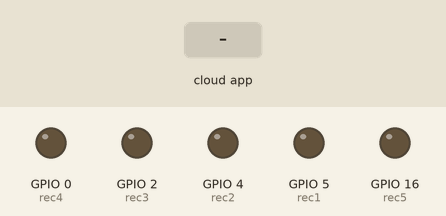
The sketch below on a simulated ESP8266 (NodeMCU). Parts: output pins drawn as LEDs (lit = HIGH). The test bench sets the inputs (shaded band).

Above: at 2.7 s.
2.8 s: the phone or cloud app sets 0 to 1
At 4.5 s:
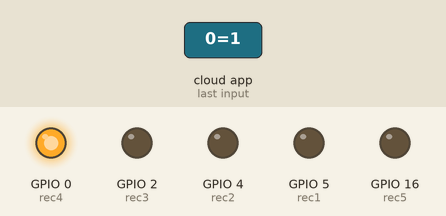
5.0 s: the phone or cloud app sets 16 to 1
At 6.1 s:
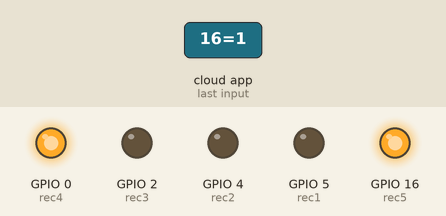
7.0 s: the phone or cloud app sets 2 to 1
At 8.7 s:
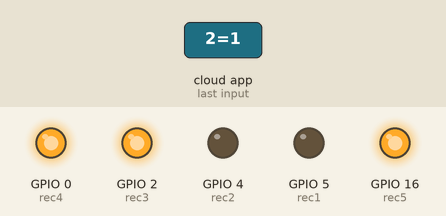
9.0 s: the phone or cloud app sets 4 to 1
At 10.4 s:
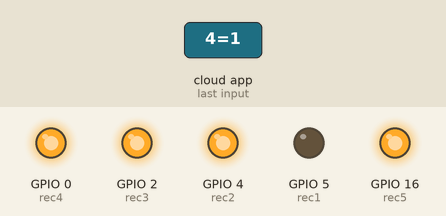
11.0 s: the phone or cloud app sets 5 to 1
At 11.9 s:
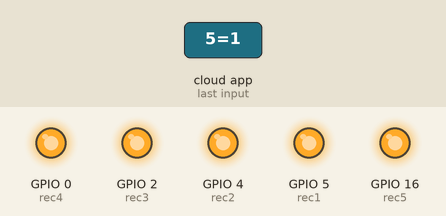
13.0 s: the phone or cloud app sets 0 to 0
At 14.7 s:
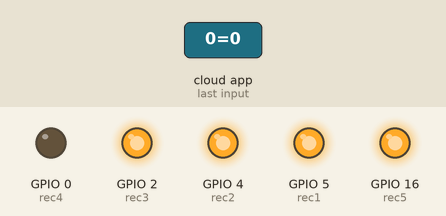
Timing chart, 0 to 16.0 s (numbered marks = the images above; inputs shaded):
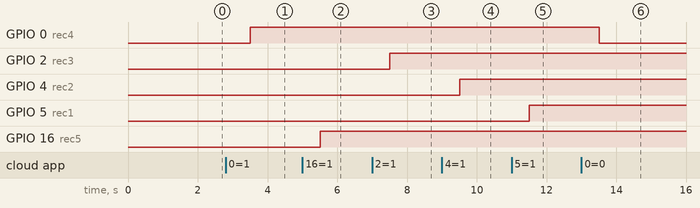

Measured:
- after the input at 2.8 s, GPIO 0 (rec4): LOW → HIGH after 0.70 s
- after the input at 5.0 s, GPIO 16 (rec5): LOW → HIGH after 0.51 s
- after the input at 7.0 s, GPIO 2 (rec3): LOW → HIGH after 0.51 s
- after the input at 9.0 s, GPIO 4 (rec2): LOW → HIGH after 0.51 s
- after the input at 11.0 s, GPIO 5 (rec1): LOW → HIGH after 0.51 s
- after the input at 13.0 s, GPIO 0 (rec4): HIGH → LOW after 0.51 s

The sketch:

NODEMCU.ino
```cpp
//#define CAYENNE_DEBUG
#define CAYENNE_PRINT Serial
#include <CayenneMQTTESP8266.h>

// WiFi network info.
char ssid[] = "";
char wifiPassword[] = "";

// Cayenne authentication info. This should be obtained from the Cayenne Dashboard.
char username[] = "ffa35370-2daf-11e7-9191-35e0db0bb6a6";
char password[] = "ec73d95f6d12ca5f0a0b2e015e6cb50e24094ae5";
char clientID[] = "3d0cd860-d2ac-11e8-810f-075d38a26cc9";


#define VIRTUAL_CHANNELrec1 5
#define rec1 5
#define VIRTUAL_CHANNELrec2 4
#define rec2 4
#define VIRTUAL_CHANNELrec3 2
#define rec3 2
#define VIRTUAL_CHANNELrec4 0
#define rec4 0
#define VIRTUAL_CHANNELrec5 16
#define rec5 16


void setup()
{
  Serial.begin(9600);
  pinMode(rec1, OUTPUT);
  pinMode(rec2, OUTPUT);
  pinMode(rec3, OUTPUT);
  pinMode(rec4, OUTPUT);
  pinMode(rec5, OUTPUT);


  Cayenne.begin(username, password, clientID, ssid, wifiPassword);
}

void loop()
{
  Cayenne.loop();

}

CAYENNE_IN(VIRTUAL_CHANNELrec1)
{
  int valrec1 = getValue.asInt();
  CAYENNE_LOG("Channel %d, pin %d, value %d", VIRTUAL_CHANNELrec1, rec1, valrec1);
  // Write the value received to the digital pin.
  digitalWrite(rec1,valrec1);

 }

 CAYENNE_IN(VIRTUAL_CHANNELrec2)
{
  int valrec2 = getValue.asInt();
  CAYENNE_LOG("Channel %d, pin %d, value %d", VIRTUAL_CHANNELrec2, rec2, valrec2);
  // Write the value received to the digital pin.
  digitalWrite(rec2,valrec2);

 }

 CAYENNE_IN(VIRTUAL_CHANNELrec3)
{
  int valrec3 = getValue.asInt();
  CAYENNE_LOG("Channel %d, pin %d, value %d", VIRTUAL_CHANNELrec3, rec3, valrec3);
  // Write the value received to the digital pin.
  digitalWrite(rec3,valrec3);

 }

 CAYENNE_IN(VIRTUAL_CHANNELrec4)
{
  int valrec4 = getValue.asInt();
  CAYENNE_LOG("Channel %d, pin %d, value %d", VIRTUAL_CHANNELrec4, rec4, valrec4);
  // Write the value received to the digital pin.
  digitalWrite(rec4,valrec4);

 }

 CAYENNE_IN(VIRTUAL_CHANNELrec5)
{
  int valrec5 = getValue.asInt();
  CAYENNE_LOG("Channel %d, pin %d, value %d", VIRTUAL_CHANNELrec5, rec5, valrec5);
  // Write the value received to the digital pin.
  digitalWrite(rec5,valrec5);

 }
```
